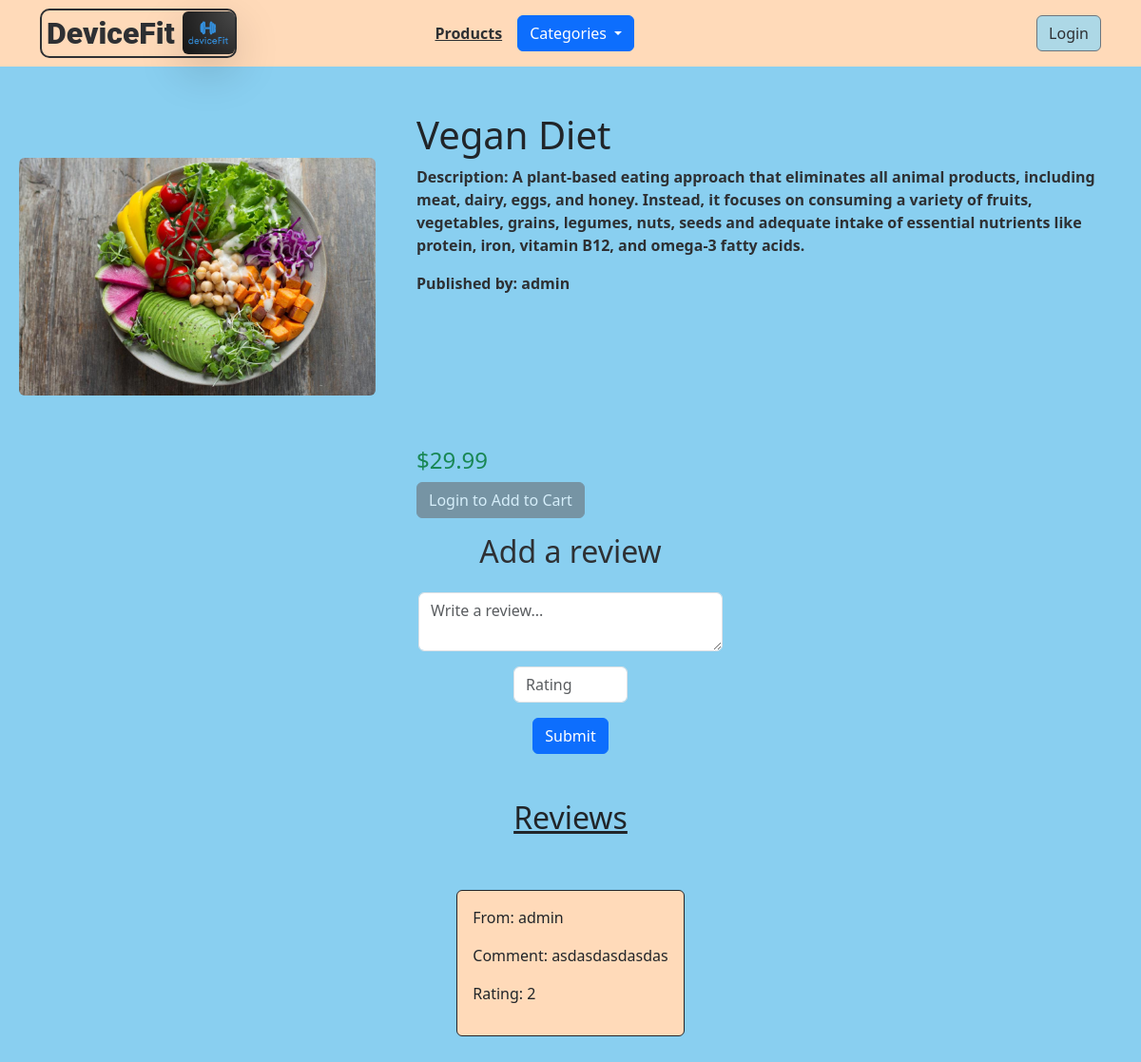
/product/vegan-diet, run on an earlier commit of the app's database.
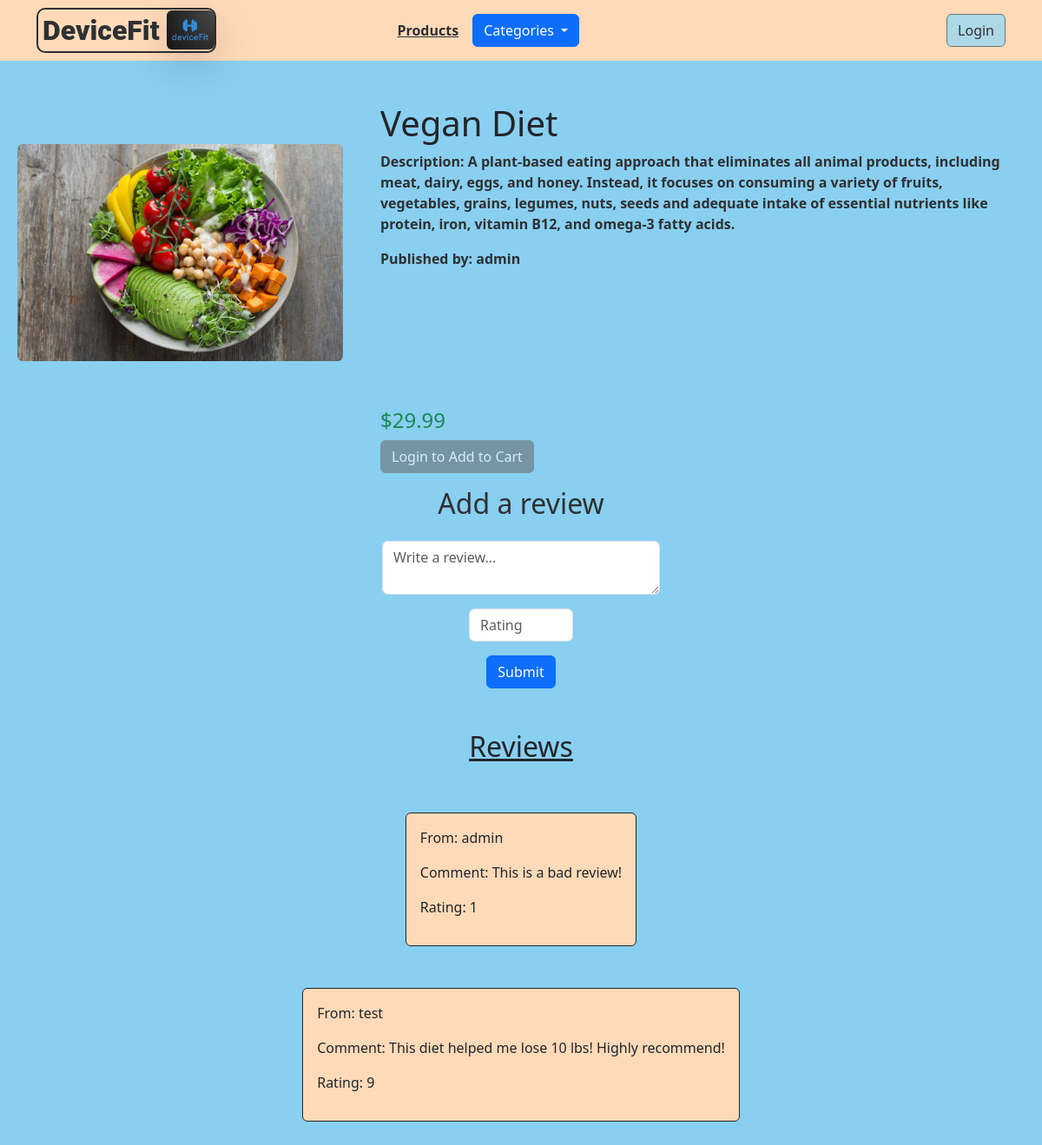
And on a later commit of the database.
### app/models.py (models this page shows, shortened)
class Review(models.Model):
    user = models.ForeignKey(to=User, on_delete=models.CASCADE)
    product = models.ForeignKey(to=Product, on_delete=models.CASCADE)
    text = models.TextField()
    rating = models.IntegerField(
        validators=[MinValueValidator(1), MaxValueValidator(10)]
    )
    created_at = models.DateTimeField(auto_now_add=True)
    updated_at = models.DateTimeField(auto_now=True)

### app/views.py (the view)
# urls.py: path("product/<str:slug>", views.product, name="product"),
def product(request: HttpRequest, slug: str) -> HttpResponse:
    context = {
        "categories": get_categories(),
        "info": get_user_info(request),
        "product": models.Product.objects.get(slug=slug),
        "reviews": models.Review.objects.filter(product__slug=slug),
    }
    return render(request, "product_view.html", context)

### app/views.py (called while the page is built)
def get_categories() -> list[models.Category]:
    return list(models.Category.objects.all())

def get_user_info(request: HttpRequest) -> models.UserInformation | None:
    if not request.user.is_authenticated:
        return None
    try:
        return models.UserInformation.objects.get(user=request.user)  # type: ignore
    except models.UserInformation.DoesNotExist:
        return None

### app/templates/product_view.html (shortened to what this page needs)
{% extends 'base.html' %} {% block content %}
<div class="d-flex mt-5">
    <div class="m-5" style="height: 250px; width: 300px;">
        <img
            src="{{ product.image.url }}"
            alt="{{ product.name }}"
            class=" rounded "
            style="height: 100%; margin-left: -70px;"
        />
    </div>
    <div>
        <div class="mb-5 pb-5">
            <h1>{{ product.name }}</h1>
            <p class="fw-bold bg-darkGray">Description: {{ product.description }}</p>
            <p class="fw-bold bg-darkGray">Published by: {{ product.user.username }}</p>
        </div>
        <div class="pt-5 mt-5">
            <div class="d-flex justify-content-between">
                <h4 class="text-success">${{ product.price }}</h4>
            </div>
            <button
                id="{{ product.slug }}"
                class="btn btn-secondary rounded add-to-cart"
                data-bs-toggle="tooltip"
                data-bs-trigger="manual"
                data-bs-placement="top"
                data-bs-title="Added to cart!"
                data-bs-target="#added-to-cart"
                type="button"
                {% if not user.is_authenticated %} disabled {% endif %}
            >
                {% if not user.is_authenticated %} Login to Add to Cart {% else %}
                Add to Cart
                {% endif %}
            </button>
        </div>
    </div>
</div>
<div
    class="text-center d-flex flex-column justify-content-center align-items-center gap-3"
>
    <h2 class="mt-3 bg-darkGray">Add a review</h2>
    <textarea
        class="form-control comment"
        style="width: 20rem"
        class="mb-5"
        placeholder="Write a review..."
    ></textarea>
    <input
        class="form-control rating"
        name="rating"
        type="number"
        min="1"
        max="10"
        style="width: 7.5rem"
        placeholder="Rating"
    />
    <button
        id="{{ product.slug }}"
        type="button"
        class="btn btn-primary add-review"
    >
        Submit
    </button>
</div>
<div
    class="text-center d-flex flex-column justify-content-center align-items-center gap-5 my-5"
>
    <h2 class="text-center text-decoration-underline">Reviews</h2>
     {% for review in reviews %}
    <div class="text-start rounded p-3 border border-dark bg-peach">
        <p>From: {{ review.user.username }}</p>
        <p>Comment: {{ review.text }}</p>
        <p>Rating: {{ review.rating }}</p>
    </div>
    {% endfor %}
</div>
{% endblock %}

What changed in the data, as far as the page shows it:
changed Review "admin": text "asdasdasdasdas" → "This is a bad review!"; rating "2" → "1"
added Review: user.username "test", text "This diet helped me lose 10 lbs! Highly recommend!", rating "9"
